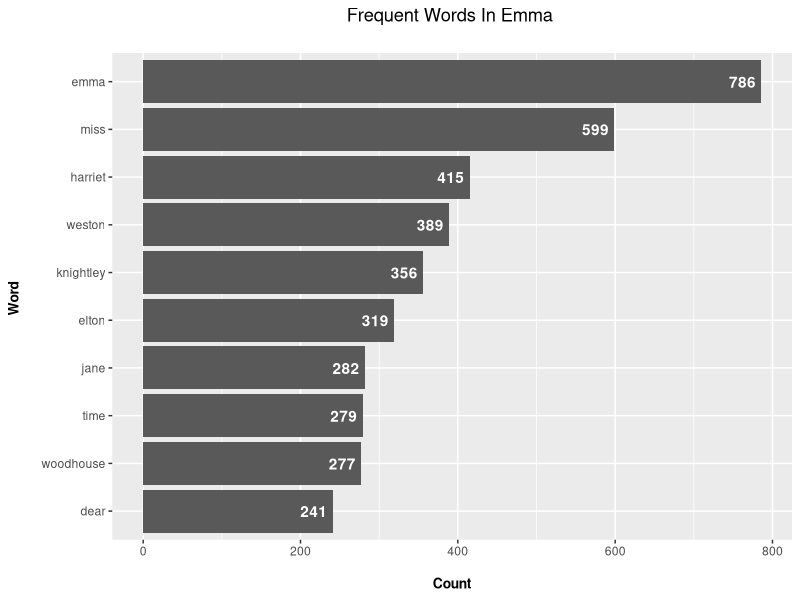

Write the R code that produced this figure. (Note: this script raises an error after producing the figure.)
## ---- chunk 1
library(tidyverse)
library(tidytext)
library(janeaustenr)
library(palmerpenguins)
library(purrr)
#install.packages("tidytext")
## ---- chunk 2
# tibble aka neater data frame
emma_df <- data_frame(Text = emma) 
# picks out the individual words and places them as rows
emma_words <- emma_df %>% 
                  unnest_tokens(output = word, input = Text) 
# remove stopwords
emma_words <- emma_words %>%
                   anti_join(stop_words, by = "word") 
# counts of the words
emma_wordcounts <- emma_words %>% count(word, sort = TRUE)

# top 10 words with highest frequency
top_10 <- emma_wordcounts %>% 
  arrange(desc(n)) %>% 
  head(10) 

# plot
top_10 %>% 
    ggplot(aes(reorder(word,n), n)) + 
    geom_col() +
    coord_flip() +
    labs(x = "Word \n", y = "\n Count ", title = "Frequent Words In Emma \n") +
    geom_text(aes(label = n), hjust = 1.2, colour = "white", fontface = "bold") +
    theme(plot.title = element_text(hjust = 0.5), 
        axis.title.x = element_text(face="bold", size = 10),
        axis.title.y = element_text(face="bold", size = 10))
## ---- chunk 3

pig_latin <- function(word){
  #For words that begin with consonant sounds, all letters before the initial vowel are reversed
  list = c("a","e","i","o","u")
  i = 1
  while (i <= nchar(word) & (substr(word,i,i) %in% list) ){
    i = i+1
    
  }
  if (i > 1){
    cons = substr(word,1,i-1)
    splits <- strsplit(cons, "")[[1]]
    reversed <- rev(splits)
    reversed_cons <- paste(reversed, collapse = "")
    pig_latin <- str_c(reversed_cons, str_sub(word,i))
  }else{
    pig_latin <- word
  }
  
  #If the last letter is consonant sounds, then add "y" to the end of the word, 
  #otherwise, add "e" to the end of the word.
  if (str_sub(pig_latin,-1) %in% list){
    pig_latin <- str_c(pig_latin,"y")
  }else{
    pig_latin <- str_c(pig_latin,"e")
  }
  
  return(pig_latin)  
}
## ---- chunk 4
word <- "ieuoaords"
pig_latin(word)
word <- "posdhla"
pig_latin(word)
## ---- chunk 5
penguins <- na.omit(penguins)
head(penguins)
## ---- chunk 6
models <- penguins %>% 
            nest(data = -species) %>% 
            mutate(
              model = map(data, 
                          function(df) lm(body_mass_g ~ bill_depth_mm,
                                data = df)
                          )
            )
models
## ---- chunk 7
models <- models %>% 
            mutate(
                pred = map(.x = model, ~predict(.x)),
                beta_bill_depth = map_dbl(.x = model, ~coef(.x)['bill_depth_mm']),
                significance = map_dbl(.x = model, ~glance(.x) %>% pull(p.value))
                )
## ---- chunk 8
models
## ---- chunk 9
unnest_t <- models %>% select(-model) %>% unnest(cols = c(data,pred)) %>% select(species,bill_depth_mm,body_mass_g,pred,beta_bill_depth,significance)
unnest_t
## ---- chunk 10
unnest_t %>% ggplot(aes(y = body_mass_g,x = bill_depth_mm)) + 
  geom_point() + 
  geom_line(aes(y = pred), color = "red") +
  facet_wrap(~species)
